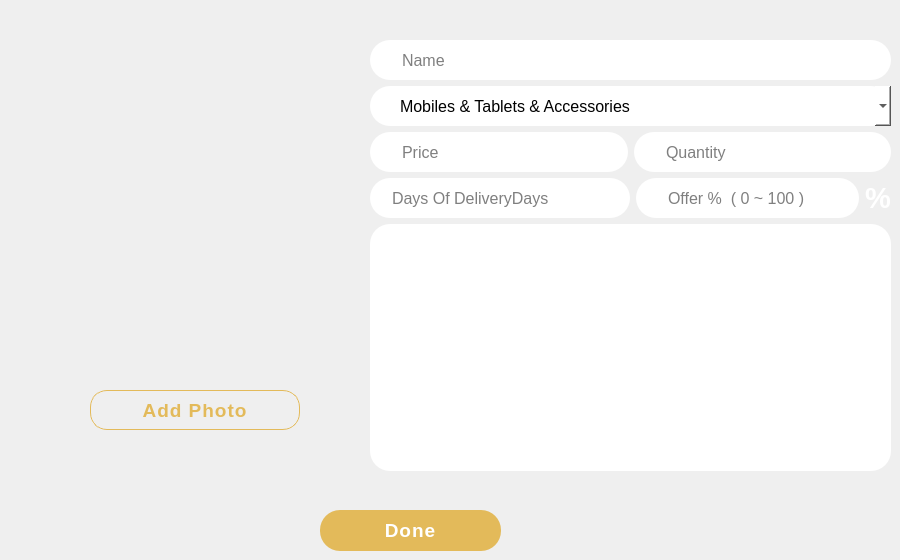
        <widget class="QWidget" name="pg_5_EditProduct_5">
         <widget class="QLabel" name="lb_ImgOfProduct_5">
          <property name="geometry">
           <rect>
            <x>50</x>
            <y>64</y>
            <width>301</width>
            <height>301</height>
           </rect>
          </property>
          <property name="text">
           <string/>
          </property>
          <property name="pixmap">
           <pixmap resource="Resources.qrc">:/img/assets/img/icons/icons8-add-image-96.png</pixmap>
          </property>
          <property name="scaledContents">
           <bool>false</bool>
          </property>
          <property name="alignment">
           <set>Qt::AlignCenter</set>
          </property>
         </widget>
         <widget class="QPushButton" name="btn_addPhotoProduct_5_5">
          <property name="geometry">
           <rect>
            <x>90</x>
            <y>390</y>
            <width>210</width>
            <height>40</height>
           </rect>
          </property>
          <property name="minimumSize">
           <size>
            <width>210</width>
            <height>40</height>
           </size>
          </property>
          <property name="maximumSize">
           <size>
            <width>210</width>
            <height>40</height>
           </size>
          </property>
          <property name="font">
           <font>
            <pointsize>14</pointsize>
            <bold>true</bold>
           </font>
          </property>
          <property name="cursor">
           <cursorShape>PointingHandCursor</cursorShape>
          </property>
          <property name="styleSheet">
           <string notr="true">*{
border-radius: 17px;
color: #E3BA5A;
letter-spacing: 1px;
border: 1px solid #E3BA5A;
}
*:hover {
color: #dead3b;
border: 1px solid #dead3b;
}</string>
          </property>
          <property name="text">
           <string>Add Photo</string>
          </property>
         </widget>
         <widget class="QPushButton" name="btn_done_5_5">
          <property name="geometry">
           <rect>
            <x>320</x>
            <y>510</y>
            <width>181</width>
            <height>41</height>
           </rect>
          </property>
          <property name="font">
           <font>
            <pointsize>14</pointsize>
            <bold>true</bold>
           </font>
          </property>
          <property name="cursor">
           <cursorShape>PointingHandCursor</cursorShape>
          </property>
          <property name="styleSheet">
           <string notr="true">*{
border-radius: 20px;
background-color: #E3BA5A;
color: #ffffff;
letter-spacing: 1px;
}
*:hover {
background-color: #dead3b;
}</string>
          </property>
          <property name="text">
           <string>Done</string>
          </property>
         </widget>
         <widget class="QWidget" name="layoutWidget">
          <property name="geometry">
           <rect>
            <x>370</x>
            <y>40</y>
            <width>521</width>
            <height>431</height>
           </rect>
          </property>
          <layout class="QVBoxLayout" name="verticalLayout_15">
           <item>
            <widget class="QLineEdit" name="lineEdit_name_5_5">
             <property name="minimumSize">
              <size>
               <width>0</width>
               <height>40</height>
              </size>
             </property>
             <property name="font">
              <font>
               <pointsize>12</pointsize>
              </font>
             </property>
             <property name="styleSheet">
              <string notr="true">*{
border-radius: 20px;
background-color: #ffffff;
padding: 0 0 0 30px;
}
</string>
             </property>
             <property name="alignment">
              <set>Qt::AlignLeading|Qt::AlignLeft|Qt::AlignVCenter</set>
             </property>
             <property name="placeholderText">
              <string>Name</string>
             </property>
             <property name="cursorMoveStyle">
              <enum>Qt::LogicalMoveStyle</enum>
             </property>
             <property name="clearButtonEnabled">
              <bool>true</bool>
             </property>
            </widget>
           </item>
           <item>
            <widget class="QComboBox" name="comboBox_category_5_5">
             <property name="minimumSize">
              <size>
               <width>0</width>
               <height>40</height>
              </size>
             </property>
             <property name="font">
              <font>
               <pointsize>12</pointsize>
              </font>
             </property>
             <property name="styleSheet">
              <string notr="true">*{
border-radius: 20px;
background-color: #ffffff;
padding: 0 0 0 30px;
}
</string>
             </property>
             <item>
              <property name="text">
               <string>Mobiles &amp; Tablets &amp; Accessories</string>
              </property>
             </item>
             <item>
              <property name="text">
               <string>Computer &amp; Office Supplies</string>
              </property>
             </item>
             <item>
              <property name="text">
               <string>TV &amp; Electronics</string>
              </property>
             </item>
             <item>
              <property name="text">
               <string>Women's Fashion</string>
              </property>
             </item>
             <item>
              <property name="text">
               <string>Men's Fashion</string>
              </property>
             </item>
             <item>
              <property name="text">
               <string>Kids Fashion</string>
              </property>
             </item>
             <item>
              <property name="text">
               <string>Health &amp; Beauty &amp; Perfumes</string>
              </property>
             </item>
             <item>
              <property name="text">
               <string>Supermarket</string>
              </property>
             </item>
             <item>
              <property name="text">
               <string>Home &amp; Furniture &amp; Tools</string>
              </property>
             </item>
             <item>
              <property name="text">
               <string>Kitchen &amp; Appliances</string>
              </property>
             </item>
             <item>
              <property name="text">
               <string>Toys &amp; Games &amp; Baby</string>
              </property>
             </item>
             <item>
              <property name="text">
               <string>Sports &amp; Fitness &amp; Outdoors</string>
              </property>
             </item>
             <item>
              <property name="text">
               <string>Books</string>
              </property>
             </item>
             <item>
              <property name="text">
               <string>Automotive</string>
              </property>
             </item>
            </widget>
           </item>
           <item>
            <layout class="QHBoxLayout" name="horizontalLayout_14">
             <item>
              <widget class="QLineEdit" name="lineEdit_price_5_5">
               <property name="minimumSize">
                <size>
                 <width>0</width>
                 <height>40</height>
                </size>
               </property>
               <property name="maximumSize">
                <size>
                 <width>16777215</width>
                 <height>16777215</height>
                </size>
               </property>
               <property name="font">
                <font>
                 <pointsize>12</pointsize>
                </font>
               </property>
               <property name="styleSheet">
                <string notr="true">*{
border-radius: 20px;
background-color: #ffffff;
padding: 0 0 0 30px;
}
</string>
               </property>
               <property name="alignment">
                <set>Qt::AlignLeading|Qt::AlignLeft|Qt::AlignVCenter</set>
               </property>
               <property name="placeholderText">
                <string>Price</string>
               </property>
               <property name="cursorMoveStyle">
                <enum>Qt::LogicalMoveStyle</enum>
               </property>
               <property name="clearButtonEnabled">
                <bool>true</bool>
               </property>
              </widget>
             </item>
             <item>
              <widget class="QLineEdit" name="lineEdit_quantity_5_5">
               <property name="minimumSize">
                <size>
                 <width>0</width>
                 <height>40</height>
                </size>
               </property>
               <property name="maximumSize">
                <size>
                 <width>16777215</width>
                 <height>16777215</height>
                </size>
               </property>
               <property name="font">
                <font>
                 <pointsize>12</pointsize>
                </font>
               </property>
               <property name="styleSheet">
                <string notr="true">*{
border-radius: 20px;
background-color: #ffffff;
padding: 0 0 0 30px;
}
</string>
               </property>
               <property name="alignment">
                <set>Qt::AlignLeading|Qt::AlignLeft|Qt::AlignVCenter</set>
               </property>
               <property name="placeholderText">
                <string>Quantity</string>
               </property>
               <property name="cursorMoveStyle">
                <enum>Qt::LogicalMoveStyle</enum>
               </property>
               <property name="clearButtonEnabled">
                <bool>true</bool>
               </property>
              </widget>
             </item>
            </layout>
           </item>
           <item>
            <layout class="QHBoxLayout" name="horizontalLayout_20">
             <item>
              <widget class="QLineEdit" name="lineEdit_delivary_5_5">
               <property name="minimumSize">
                <size>
                 <width>0</width>
                 <height>40</height>
                </size>
               </property>
               <property name="maximumSize">
                <size>
                 <width>16777215</width>
                 <height>16777215</height>
                </size>
               </property>
               <property name="font">
                <font>
                 <pointsize>12</pointsize>
                </font>
               </property>
               <property name="styleSheet">
                <string notr="true">*{
border-radius: 20px;
background-color: #ffffff;
padding: 0 0 0 20px;
}
</string>
               </property>
               <property name="alignment">
                <set>Qt::AlignLeading|Qt::AlignLeft|Qt::AlignVCenter</set>
               </property>
               <property name="placeholderText">
                <string>Days Of DeliveryDays</string>
               </property>
               <property name="cursorMoveStyle">
                <enum>Qt::LogicalMoveStyle</enum>
               </property>
               <property name="clearButtonEnabled">
                <bool>true</bool>
               </property>
              </widget>
             </item>
             <item>
              <widget class="QLineEdit" name="lineEdit_offer_5_5">
               <property name="minimumSize">
                <size>
                 <width>0</width>
                 <height>40</height>
                </size>
               </property>
               <property name="maximumSize">
                <size>
                 <width>223</width>
                 <height>16777215</height>
                </size>
               </property>
               <property name="font">
                <font>
                 <pointsize>12</pointsize>
                </font>
               </property>
               <property name="styleSheet">
                <string notr="true">*{
border-radius: 20px;
background-color: #ffffff;
padding: 0 0 0 30px;
}
</string>
               </property>
               <property name="alignment">
                <set>Qt::AlignLeading|Qt::AlignLeft|Qt::AlignVCenter</set>
               </property>
               <property name="placeholderText">
                <string>Offer %  ( 0 ~ 100 )</string>
               </property>
               <property name="cursorMoveStyle">
                <enum>Qt::LogicalMoveStyle</enum>
               </property>
               <property name="clearButtonEnabled">
                <bool>true</bool>
               </property>
              </widget>
             </item>
             <item>
              <widget class="QLabel" name="label_12">
               <property name="font">
                <font>
                 <pointsize>22</pointsize>
                 <bold>true</bold>
                </font>
               </property>
               <property name="styleSheet">
                <string notr="true">*{
color: #ffffff;
}</string>
               </property>
               <property name="text">
                <string>%</string>
               </property>
              </widget>
             </item>
            </layout>
           </item>
           <item>
            <widget class="QPlainTextEdit" name="plainTextEdit_description_5">
             <property name="font">
              <font>
               <pointsize>14</pointsize>
              </font>
             </property>
             <property name="styleSheet">
              <string notr="true">*{
border-radius: 20px;
background-color: #ffffff;
padding: 10px 20px 10px 20px;
}
</string>
             </property>
             <property name="plainText">
              <string/>
             </property>
             <property name="placeholderText">
              <string>Description</string>
             </property>
            </widget>
           </item>
          </layout>
         </widget>
        </widget>
